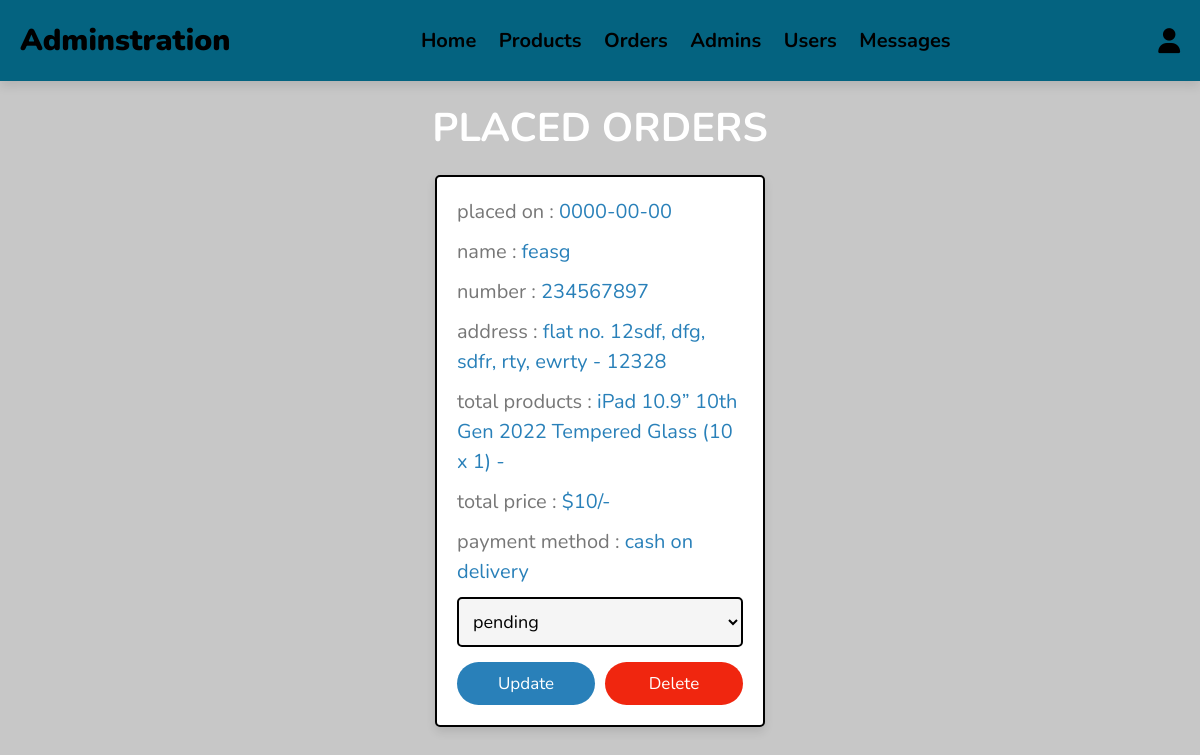
/admin/placed_orders.php (signed in), run on the app's committed database.
### tables this page shows
CREATE TABLE `orders` (
  `id` int(100) NOT NULL,
  `user_id` int(100) NOT NULL,
  `name` varchar(20) NOT NULL,
  `number` varchar(10) NOT NULL,
  `email` varchar(50) NOT NULL,
  `method` varchar(50) NOT NULL,
  `address` varchar(500) NOT NULL,
  `total_products` varchar(1000) NOT NULL,
  `total_price` int(100) NOT NULL,
  `placed_on` date NOT NULL,
  `payment_status` varchar(20) NOT NULL DEFAULT 'pending'
);

### admin/placed_orders.php (the view, shortened to what this page needs)
<?php
include '../components/connect.php';
?>
<!DOCTYPE html>
<html lang="en">
<head>
   <link rel="stylesheet" href="https://cdnjs.cloudflare.com/ajax/libs/font-awesome/6.1.1/css/all.min.css">
   <link rel="stylesheet" href="../css/admin_style.css">
</head>
<body>
<?php include '../components/admin_header.php'; ?>
<section class="orders">
<h1 class="heading">placed orders</h1>
<div class="box-container">
   <?php
      $select_orders = $conn->prepare("SELECT * FROM `orders`");
      $select_orders->execute();
      if($select_orders->rowCount() > 0){
         while($fetch_orders = $select_orders->fetch(PDO::FETCH_ASSOC)){
   ?>
   <div class="box">
      <p> placed on : <span><?= $fetch_orders['placed_on']; ?></span> </p>
      <p> name : <span><?= $fetch_orders['name']; ?></span> </p>
      <p> number : <span><?= $fetch_orders['number']; ?></span> </p>
      <p> address : <span><?= $fetch_orders['address']; ?></span> </p>
      <p> total products : <span><?= $fetch_orders['total_products']; ?></span> </p>
      <p> total price : <span>$<?= $fetch_orders['total_price']; ?>/-</span> </p>
      <p> payment method : <span><?= $fetch_orders['method']; ?></span> </p>
      <form action="" method="post">
         <select name="payment_status" class="select">
            <option selected disabled><?= $fetch_orders['payment_status']; ?></option>
         </select>
        <div class="flex-btn">
         <input type="submit" value="update" class="option-btn" name="update_payment">
         <a href="placed_orders.php?delete=<?= $fetch_orders['id']; ?>" class="delete-btn" onclick="return confirm('delete this order?');">delete</a>
        </div>
      </form>
   </div>
   <?php
         }
      }else{
         echo '<p class="empty">no orders placed yet!</p>';
      }
   ?>
</div>
</section>
</body>
</html>

### css/admin_style.css (style rules this page uses)
:root { --main-color:#2980b9; --orange:#f39c12; --red:#f0260f; --black:#000000; --white:#fff; --light-color:#777; --light-bg:#f5f5f5; --header:#046380; --border:.2rem solid var(--black); --box-shadow:0 .5rem 1rem rgba(0,0,0,.1); }
* { font-family: 'Nunito', sans-serif; margin:0; padding:0; box-sizing: border-box; outline: none; border:none; text-decoration: none; }
html { font-size: 62.5%; overflow-x: hidden; }
body { background-color: #c7c7c7; }
section { padding:2rem; max-width: 1200px; margin:0 auto; }
.heading { font-size: 4rem; color:var(--white); margin-bottom: 2rem; text-align: center; text-transform: uppercase; }
.btn, .delete-btn, .option-btn { display: block; width: 100%; margin: 0 auto; margin-top: 1rem; border-radius: 3rem; padding:1rem 3rem; font-size: 1.7rem; text-transform: capitalize; color:var(--white); cursor: pointer; text-align: center; }
.option-btn { background-color: var(--main-color); }
.delete-btn { background-color: var(--red); }
.flex-btn { display: flex; gap:1rem; }
.orders .box-container { display: grid; grid-template-columns: repeat(auto-fit, 33rem); gap:1.5rem; align-items: flex-start; justify-content: center; }
.orders .box-container .box { padding:2rem; padding-top: 1rem; border-radius: .5rem; border:var(--border); background-color: var(--white); box-shadow: var(--box-shadow); }
.orders .box-container .box p { line-height: 1.5; font-size: 2rem; color:var(--light-color); margin:1rem 0; }
.orders .box-container .box p span { color:var(--main-color); }
.orders .box-container .select { margin-bottom: .5rem; width: 100%; background-color: var(--light-bg); padding:1rem; font-size: 1.8rem; color:var(--black); border-radius: .5rem; border:var(--border); }

### data on the page
orders: placed_on "0000-00-00", name "feasg", number "234567897", address "flat no. 12sdf, dfg, sdfr, rty, ewrty - 12328", total_products "iPad 10.9” 10th Gen 2022 Tempered Glass (10 x 1) -", total_price "10", method "cash on delivery", payment_status "pending"
